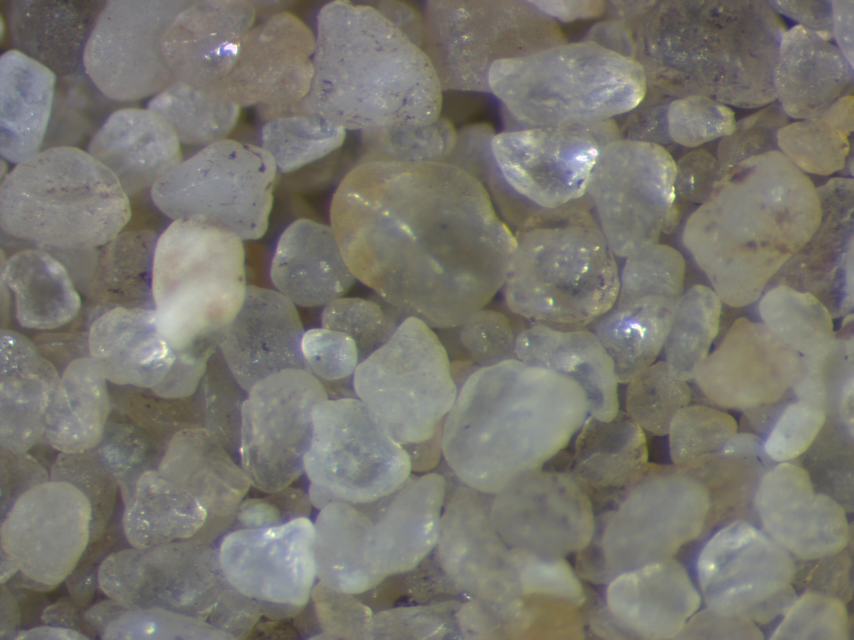
#> input picture particle_detection-python/images/AEQ01.jpeg, 2560 x 1920 px, found by its file name (shown at 1/3 size)
$ python main.py
#> lines starting #> are read from the running program, lines starting #| are printed output that depends on the picture; after the words box and inside, x2 and y2 are one past the last pixel; in counts of white or black regions, pixels touching at a corner belong together
### particle_detection-python/threshold.py
"""
This code performs grain size distribution analysis and dumps results into a csv file.

Step 1: Read image and define pixel size (if needed to convert results into microns, not pixels)
Step 2: Denoising, if required and threshold image to separate grains from boundaries.
Step 3: Clean up image, if needed (erode, etc.) and create a mask for grains
Step 4: Label grains in the masked image
Step 5: Measure the properties of each grain (object)
Step 6: Output results into a csv file
"""
import logging
import os

import cv2
import matplotlib.pyplot as plt
import numpy as np
from scipy import ndimage
from skimage import color, measure

from helper import extract_and_save_region_properties

CSV_FOLDER = "./csv/threshold"
os.makedirs(CSV_FOLDER, exist_ok=True)
IMAGE_FOLDER = "./particle_detection-python/images"

def threshold_grain_detection(image_name: str, resolution: str, opening_radius = 50):
    # step 1
#> called with image_name = 'AEQ01.jpeg', resolution = 'unknown', opening_radius = 20
    img_gray = cv2.imread(f"{IMAGE_FOLDER}/{image_name}", 0)
    if resolution != "unknown":
        img_ref = cv2.imread(f"03022026/Quarz-Ref{resolution}.jpeg", 0)
        plt.imshow(img_ref)
        plt.title('Find pixel distance between references')
        plt.show()

    # step 2: denoising
    # Thresholding separates the grains from the boundaries
    ret, thresh = cv2.threshold(img_gray, 0, 255, cv2.THRESH_BINARY + cv2.THRESH_OTSU)
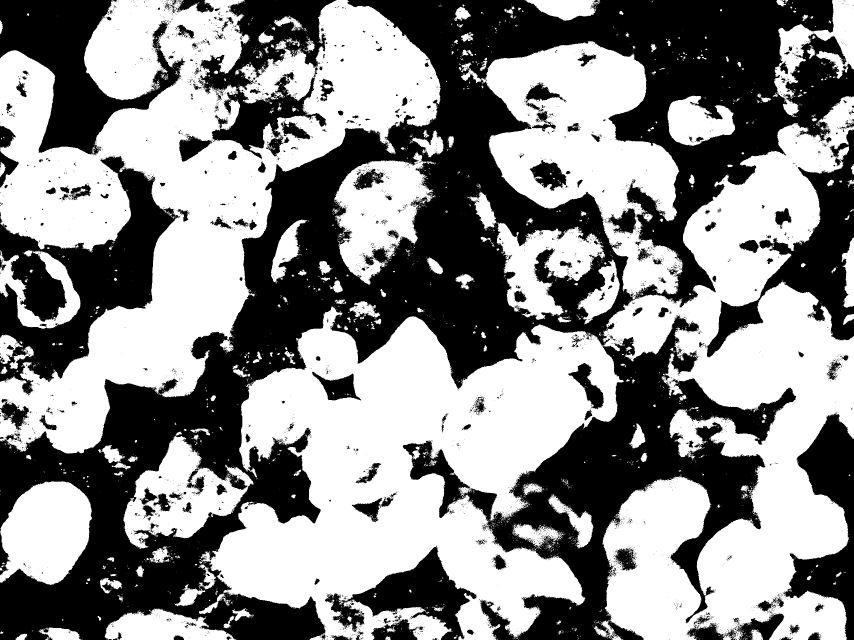
#> thresh: shape (1920, 2560) (shown at 1/3 size); 54.7% white; 6246 black regions (5948 under 20 px), largest, box (x1, y1, x2, y2) and area: (0, 0, 2560, 1920) 1587909, (0, 467, 540, 1186) 143044, (0, 0, 557, 466) 103434
#> ret = 117
    plt.imshow(thresh)
    plt.title('Grains Thresholded')
    plt.show()

    # step 3: kernel
    # erosion & dilation enhance the grain boundaries
    kernel = np.ones((opening_radius, opening_radius), np.uint8)
    eroded = cv2.erode(thresh, kernel, iterations=1)
#> eroded: shape (1920, 2560); 33.7% white; 141 white regions (50 under 20 px), largest, box (x1, y1, x2, y2) and area: (647, 961, 1842, 1886) 490029, (0, 250, 821, 1350) 246945, (2079, 864, 2560, 1879) 214310
    dilated = cv2.dilate(eroded, kernel, iterations=1)
#> dilated: shape (1920, 2560); 47.8% white; 74 white regions, largest, box (x1, y1, x2, y2) and area: (638, 952, 1852, 1920) 622621, (0, 153, 831, 1360) 449989, (2036, 382, 2560, 1889) 402716

    plt.figure(figsize=(8, 4))
    plt.subplot(1, 2, 1)
    plt.imshow(eroded)
    plt.title('Grains Eroded')
    plt.axis('off')
    plt.subplot(1, 2, 2)
    plt.imshow(dilated)
    plt.title('Grains Dilated')
    plt.axis('off')
    plt.show()

    # step 4 - label all the grains
    mask = dilated == 255
#> mask: shape (1920, 2560) bool; 47.8% white; 74 white regions
    s = [[1, 1, 1], [1, 1, 1], [1, 1, 1]]
    labeled_mask, num_labels = ndimage.label(mask, structure=s)
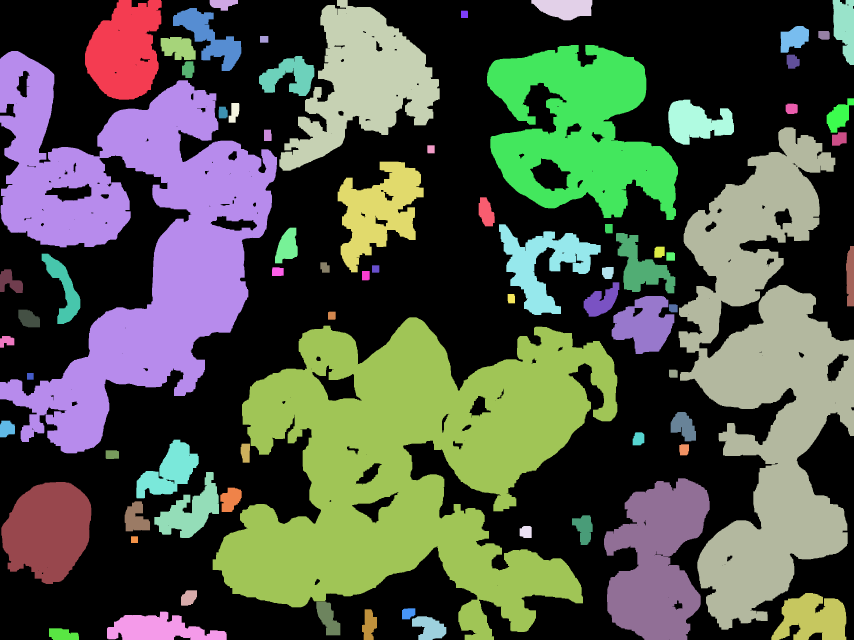
#> labeled_mask: shape (1920, 2560) int32 (shown at 1/3 size); 75 distinct labels, from 0 to 74; one colour per label, 0 black
#> num_labels = 74
    logging.info(f"Number of labels: {num_labels}")
    img2 = color.label2rgb(labeled_mask, bg_label=0)
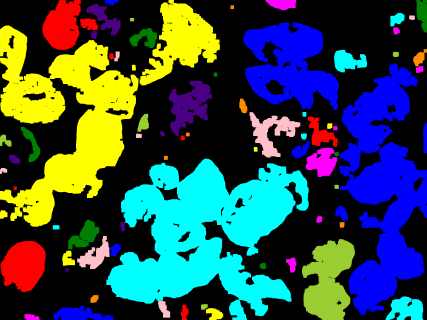
#> img2: shape (1920, 2560, 3) float64 (shown at 1/6 size); mean R, G, B 0.187, 0.289, 0.292

    plt.figure(figsize=(8, 4))
    plt.subplot(1, 2, 1)
    plt.imshow(mask)
    plt.title('Grains Dilated')
    plt.axis('off')
    plt.subplot(1, 2, 2)
    plt.imshow(img2)
    plt.title('Grains colored by label')
    plt.axis('off')
    plt.show()

    # step 5 - measure properties from all the grains
    regions = measure.regionprops(labeled_mask, intensity_image=img_gray)
#> regions = 74 regions; largest, box (x1, y1, x2, y2) and area: (638, 952, 1852, 1920) 622621, (0, 153, 831, 1360) 449989, (2036, 382, 2560, 1889) 402716, (1461, 135, 2034, 660) 179325, (838, 0, 1319, 512) 118117
    extract_and_save_region_properties(CSV_FOLDER, image_name, regions, resolution)

### particle_detection-python/helper.py
import logging
import os


def get_pixel_to_micrometers(resolution: str) -> float:
    if resolution == "4x":
        pixels_to_micrometers = 5e3 / (2530 - 294) # Substitute with your conversion scale
    elif resolution == "2_5x":
        pixels_to_micrometers = 8e3 / (2308 - 85) # Substitute with your conversion scale
    else:
        logging.warning(f"Resolution {resolution} - Unknown reference scale. Using fallback values.")
        pixels_to_micrometers = 1  # Using pixel as unit instead of micrometers
    return pixels_to_micrometers


def extract_and_save_region_properties(csv_folder, image_name, regions, resolution):
    # Can print various parameters for all objects
    # for prop in regions:
    #    logging.info('Label: {} Area: {}'.format(prop.label, prop.area))

#> called with csv_folder = './csv/threshold', image_name = 'AEQ01.jpeg', resolution = 'unknown'
    property_list = [
        'area',
        'equivalent_diameter_area',
        'orientation',
        'axis_major_length',
        'axis_minor_length',
        'perimeter',
        'intensity_min',
        'intensity_mean',
        'intensity_max'
    ]

    output_file = open(f"{csv_folder}/{image_name.split('.')[0]}.csv", 'w')
    logging.info(f"Writing to file {output_file}")
    output_file.write(("," + ",".join(property_list) + '\n'))  # writing all the lines with properties of every grain

    pixels_to_micrometers = get_pixel_to_micrometers(resolution)
    for cluster_properties in regions:
        # Output cluster properties to the Excel file
        output_file.write(str(cluster_properties['label']))
        for i, prop in enumerate(property_list):
            if prop == 'area':
                # Convert pixel square to um square
                to_print = cluster_properties[prop] * pixels_to_micrometers ** 2
            elif prop == 'orientation':
                # Convert to degrees from radians
                to_print = cluster_properties[prop] * 57.2958
            elif prop.find('Intensity') < 0:
                # Any prop without Intensity in its name
                to_print = cluster_properties[prop] * pixels_to_micrometers
            else:
                # Remaining props, basically the ones with Intensity in its name
                to_print = cluster_properties[prop]
            output_file.write(',' + str(to_print))
            # logging.info(f"Property {prop}:", to_print)
        output_file.write('\n')
#> this loop made 74 passes

    # Closes the file, otherwise it would be read only.
    output_file.close()


def request_csv_filepath(root_folder: str) -> str:
    """
    Requests which file to select to the user and returns its full path

    :param root_folder: String, folder where to start search
    :return:            String, full filepath
    """
    last_choice = root_folder
    while not last_choice or not last_choice.endswith(".csv"):
        last_choice = request_filepath_to_user(last_choice)
    return last_choice


def request_filepath_to_user(root_folder: str) -> str:
    """
    Requests which file to select to the user and returns its full path

    :param root_folder: String, folder where to start search
    :return:            String, full filepath
    """
    formats: list[str] = [".bias", ".tmp_index", ".raw", ".png"]
    list_of_options: list[str] = [
        option
        for option in os.listdir(root_folder)
        if not any(option.endswith(ext) for ext in formats)
    ]
    user_choice = None
    while not user_choice:
        logging.info("[INDEX]: [ITEM_NAME]")
        for idx, option in enumerate(list_of_options):
            if os.path.isdir(os.path.join(root_folder, option)):
                logging.info(f"({idx + 1}): [{option}]")
            else:
                logging.info(f"({idx + 1}): {option}")
        user_choice = int(input("Choose file to select: ")) or None
    return os.path.join(root_folder, list_of_options[user_choice - 1])

### particle_detection-python/watershed.py
# https://www.youtube.com/watch?v=WyQ-3Fjay7A


"""
https://opencv-python-tutroals.readthedocs.io/en/latest/py_tutorials/py_imgproc/py_watershed/py_watershed.html

This code performs grain size distribution analysis and dumps results into a csv file.
It uses watershed segmentation for better segmentation.
Compare results to regular segmentation.
"""
import os

import cv2
import numpy as np
from matplotlib import pyplot as plt
from skimage import color, measure
from skimage.segmentation import clear_border

from helper import extract_and_save_region_properties

CSV_FOLDER = "./csv/watershed"
os.makedirs(CSV_FOLDER, exist_ok=True)
IMAGE_FOLDER = "./particle_detection-python/images"


def watershed_grain_detection(image_name: str, resolution: str, opening_radius = 50) -> None:
#> called with image_name = 'AEQ01.jpeg', resolution = 'unknown', opening_radius = 20
    img_original = cv2.imread(f"{IMAGE_FOLDER}/{image_name}")
#> img_original is the input picture: shape (1920, 2560, 3); mean B, G, R 111.5, 119.4, 121.6
    img_gray = cv2.cvtColor(img_original, cv2.COLOR_BGR2GRAY)

    # Threshold image to binary using OTSU. ALl thresholded pixels will be set to 255
    ret1, thresh = cv2.threshold(img_gray, 0, 255, cv2.THRESH_BINARY + cv2.THRESH_OTSU)
#> ret1 = 117

    # Morphological operations to remove small noise - opening
    # To remove holes we can use closing
    kernel = np.ones((opening_radius, opening_radius), np.uint8)
    opening = cv2.morphologyEx(thresh, cv2.MORPH_OPEN, kernel, iterations=2)
#> opening: shape (1920, 2560); 41.9% white; 44 white regions, largest, box (x1, y1, x2, y2) and area: (649, 958, 1849, 1895) 589915, (88, 250, 815, 1359) 298653, (2084, 862, 2560, 1871) 253824


    # Check the total regions found before and after applying this.
    opening = clear_border(opening)  # Remove edge touching grains
#> opening: shape (1920, 2560); 30.3% white; 27 white regions, largest, box (x1, y1, x2, y2) and area: (649, 958, 1849, 1895) 589915, (88, 250, 815, 1359) 298653, (1464, 139, 2030, 644) 163420


    # Now we know that the regions at the center of cells is for sure cells
    # The region far away is background.
    # We need to extract sure regions. For that we can use erode.
    # But we have cells touching, so erode alone will not work.
    # To separate touching objects, the best approach would be distance transform and then thresholding.

    # let us start by identifying sure background area
    # dilating pixes a few times increases cell boundary to background.
    # This way whatever is remaining for sure will be background.
    # The area in between sure background and foreground is our ambiguous area.
    # Watershed should find this area for us.
    sure_bg = cv2.dilate(opening, kernel, iterations=2)
#> sure_bg: shape (1920, 2560); 43.3% white; 16 white regions, largest, box (x1, y1, x2, y2) and area: (631, 370, 2481, 1915) 987424, (70, 232, 835, 1379) 397188, (1446, 121, 2220, 664) 265773

    # Finding sure foreground area using distance transform and thresholding
    # intensities of the points inside the foreground regions are changed to
    # distance their respective distances from the closest 0 value (boundary).
    # https://www.tutorialspoint.com/opencv/opencv_distance_transformation.htm
    dist_transform = cv2.distanceTransform(opening, cv2.DIST_L2, 3)

    # Let us threshold the dist transform by 20% its max value.
    ret2, sure_fg = cv2.threshold(dist_transform, 0.2 * dist_transform.max(), 255, 0)
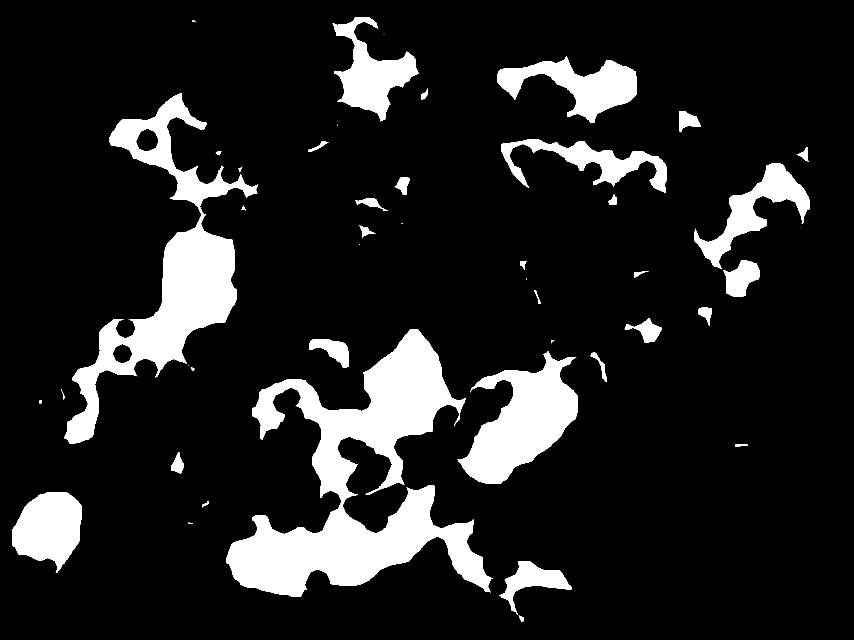
#> sure_fg: shape (1920, 2560) float32 (shown at 1/3 size); 13% white; 49 white regions (11 under 20 px), largest, box (x1, y1, x2, y2) and area: (678, 987, 1478, 1791) 231144, (192, 279, 775, 1330) 139065, (1373, 1054, 1734, 1452) 71601
#> ret2 = 28.4
    sure_fg = np.uint8(sure_fg)

    # Unknown ambiguous region is nothing but bkground - foreground
    unknown = cv2.subtract(sure_bg, sure_fg)
#> unknown: shape (1920, 2560); 30.3% white; 18 white regions

    # Now we create a marker and label the regions inside.
    # For sure regions, both foreground and background will be labeled with positive numbers.
    # Unknown regions will be labeled 0.
    # For markers let us use ConnectedComponents.
    ret3, markers = cv2.connectedComponents(sure_fg)
#> markers: shape (1920, 2560) int32; 50 distinct labels, from 0 to 49
#> ret3 = 50

    # One problem rightnow is that the entire background pixels is given value 0.
    # This means watershed considers this region as unknown.
    # So let us add 10 to all labels so that sure background is not 0, but 10
    markers = markers + 10
#> markers: shape (1920, 2560) int32; 50 distinct labels, from 10 to 59

    # Now, mark the region of unknown with zero
    markers[unknown == 255] = 0
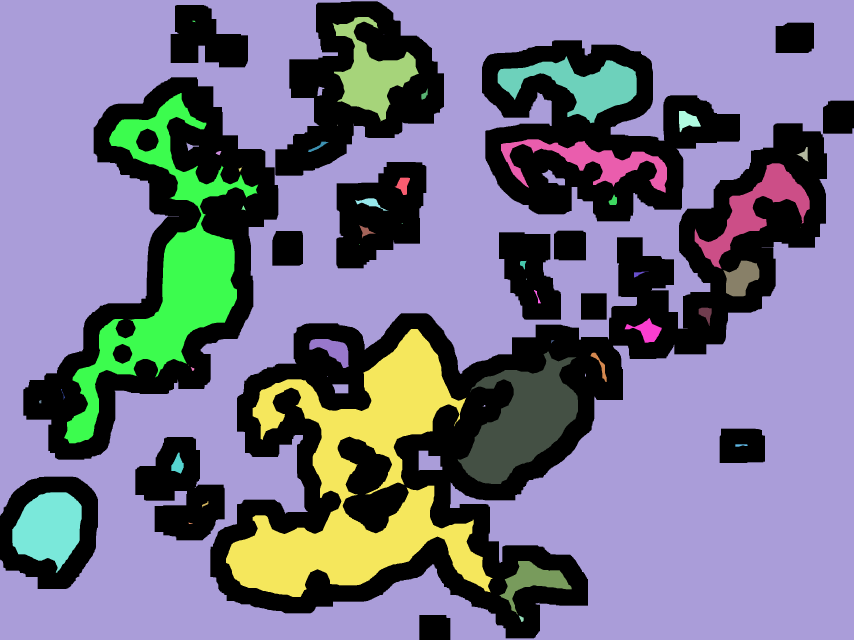
#> markers: shape (1920, 2560) int32 (shown at 1/3 size); 51 distinct labels, from 0 to 59; one colour per label, 0 black
    # plt.imshow(markers, cmap='jet')   #Look at the 3 distinct regions.

    # Now we are ready for watershed filling.
    markers = cv2.watershed(img_original, markers)
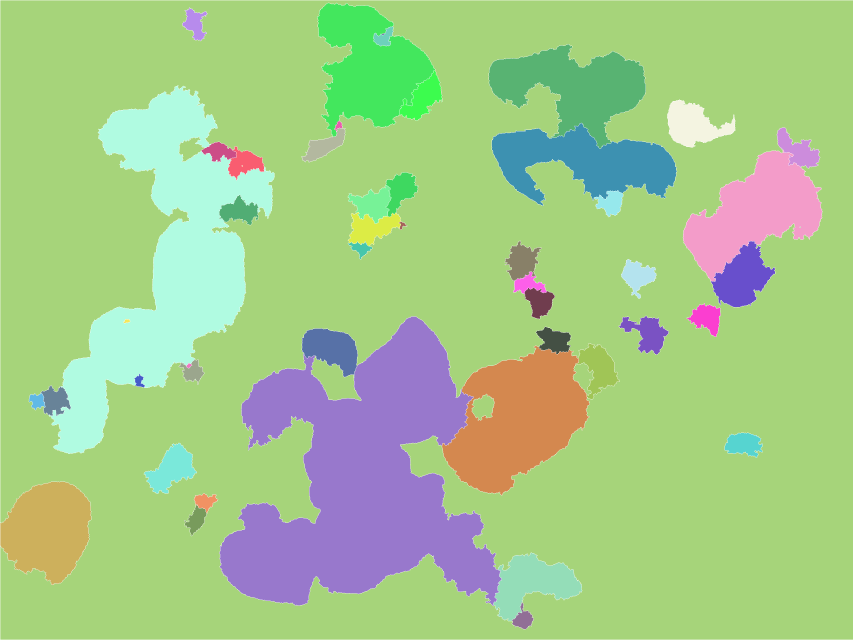
#> markers: shape (1920, 2560) int32 (shown at 1/3 size); 51 distinct labels, from -1 to 59; one colour per label, 0 black, -1 white
    # The boundary region will be marked -1
    # https://docs.opencv.org/3.3.1/d7/d1b/group__imgproc__misc.html#ga3267243e4d3f95165d55a618c65ac6e1


    # Let us color boundaries in yellow. OpenCv assigns boundaries to -1 after watershed.
    img_original[markers == -1] = [0, 255, 255]

    colored_processed = color.label2rgb(markers, bg_label=0)
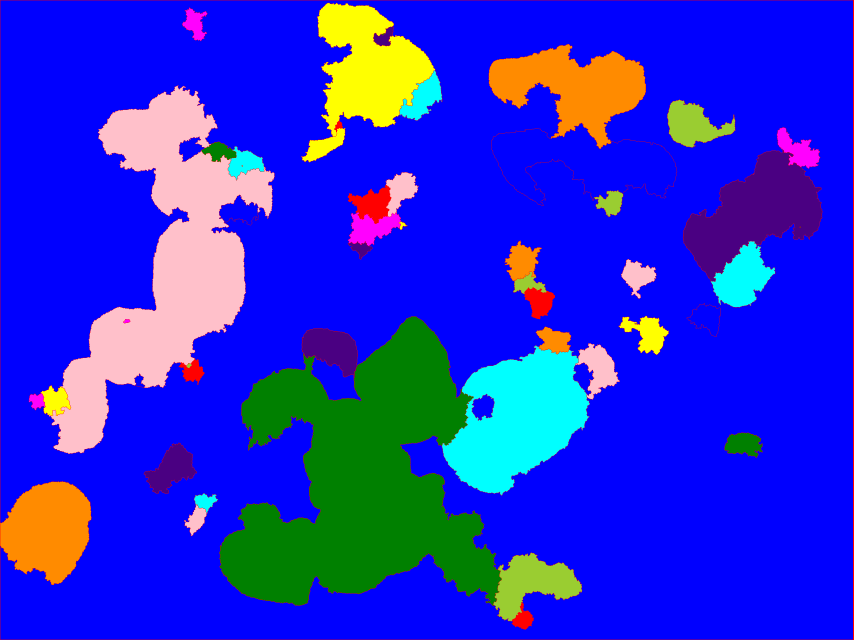
#> colored_processed: shape (1920, 2560, 3) float64 (shown at 1/3 size); mean R, G, B 0.141, 0.165, 0.823

    plt.figure(figsize=(8, 4))
    plt.subplot(2, 2, 1)
    plt.imshow(img_original)
    plt.title("Overlay original image")
    plt.subplot(2, 2, 2)
    plt.imshow(colored_processed)
    plt.title('Colored grains')
    plt.subplot(2, 2, 3)
    plt.imshow(markers, cmap='jet')
    plt.title('markers')
    plt.subplot(2, 2, 4)
    plt.imshow(unknown, cmap='jet')
    plt.title('unknown')
    plt.show()

    # Now, time to extract properties of detected cells
    # regionprops function in skimage measure module calculates useful parameters for each object.
    regions = measure.regionprops(markers, intensity_image=img_gray)
#> regions = 50 regions; largest, box (x1, y1, x2, y2) and area: (1, 1, 2559, 1919) 3472108, (658, 950, 1505, 1818) 396334, (147, 257, 823, 1361) 271007, (1326, 1036, 1769, 1486) 119120, (952, 9, 1305, 410) 82198
    extract_and_save_region_properties(CSV_FOLDER, image_name, regions, resolution)
#> the loop in extract_and_save_region_properties (call 2), `for cluster_properties in regions:` made 50 passes

### particle_detection-python/plot.py
import logging
from pathlib import Path

import matplotlib.pyplot as plt
import pandas as pd

from helper import request_csv_filepath

FIGURES_FOLDER: str = "./particle_detection-python/figures"


def plot_histogram(resolution):
    csv_path = request_csv_filepath("./csv")
#> the loop in request_filepath_to_user, `while not user_choice:` made 1 pass; the answer given on pass 1: 1
    df = pd.read_csv(csv_path)

    # Drop unnamed index column if present
    if df.columns[0].startswith("Unnamed") or df.columns[0] == "":
        df = df.iloc[:, 1:]

    logging.info("Available parameters:")
    for col in df.columns:
        print(f"   - {col}")
    param = input("\nEnter the parameter name to plot: ").strip()

    if param not in df.columns:
        raise ValueError(f"'{param}' is not a valid column name.")
    data = df[param].dropna()

    p1, p99 = data.quantile([0.01, 0.99])
    clipped_data = data[(data >= p1) & (data <= p99)]

    fig, ax = plt.subplots()
    plt.hist(clipped_data, bins=100)
    plt.ylabel("Frequency")
    plt.title(f"{param.replace('_', ' ').capitalize()} (N grains: {len(clipped_data)})")
    plt.grid(True)
    unit = r"$\mu m$" if resolution != "unknown" else "pixel"
    if param == 'area':
        plt.xlabel(rf"{param.replace('_', ' ').capitalize()} [{unit}$^2$]")
    elif param == 'orientation':
        # Convert to degrees from radians
        plt.xlabel(rf"{param.replace('_', ' ').capitalize()} [deg]")
    elif param.find('Intensity') < 0:
        # Any param without Intensity in its name
        plt.xlabel(rf"{param.replace('_', ' ').capitalize()} [{unit}]")
    else:
        plt.xlabel(rf"{param.replace('_', ' ').capitalize()}")
    # ax.set_yscale('log')
    # plt.xlim([30, max(clipped_data)])
    csv_path = Path(csv_path)
    histogram_path = f"{FIGURES_FOLDER}/{'_'.join(csv_path.with_suffix('').parts)}-{param}.png".replace("csv_", "")
    logging.info(f"Saving plot: {histogram_path}")
    plt.savefig(histogram_path)
    plt.show()

### particle_detection-python/main.py
import logging

from plot import plot_histogram
from threshold import threshold_grain_detection
from watershed import watershed_grain_detection

logging.basicConfig(
    level=logging.INFO,  # Levels: DEBUG, INFO, WARNING, ERROR, CRITICAL
    format='%(asctime)s - %(levelname)s - %(message)s',
    datefmt='%Y-%m-%d %H:%M:%S'
)

if __name__ == "__main__":
    threshold_grain_detection(image_name="AEQ01.jpeg", resolution="unknown", opening_radius=20)
    watershed_grain_detection(image_name="AEQ01.jpeg", resolution="unknown", opening_radius=20)
#> (the run stopped early here; a loop or call above may not have finished)
